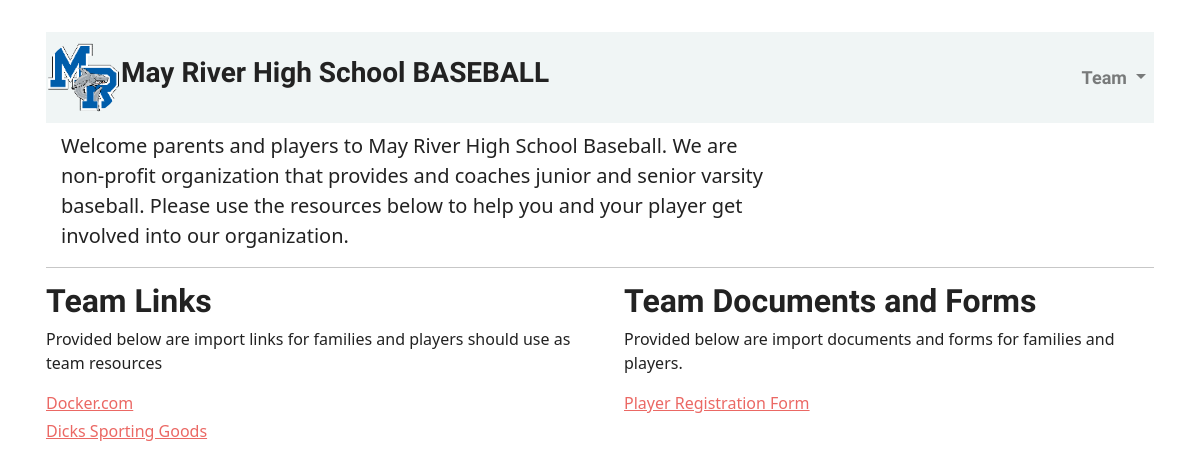
Screenshot of /team/sites/public/6/ with the database file from the repository.
### users/models.py (models this page shows, shortened)
class TeamWebsite(models.Model):
      class SiteStyleOptionList(models.TextChoices):
          Default='default'
          Cerulean='cerulean'
          Cosmo='cosmo'
          Cyborg='cyborg'
          Darkly='darkly'
          Flatly='flatly'
          Journal='journal'
          Litera='litera'
          Lumen='lumen'
          Lux='lux'
          Materia='materia'
          Minty='minty'
          Morph='morph'
          Pulse='pulse'
          Quartz='quartz'
          Sandstone='sandstone'
          Simplex='simplex'
          Sketchy='sketchy'
          Slate='slate'
          Solar='solar'
          Spacelab='spacelab'
          Superhero='superhero'
          United='united'
          Vapor='vapor'
          Yeti='yeti'
          Zephyr='zephyr'
      TeamWebsiteID = models.AutoField(primary_key=True)
      TeamName = models.ForeignKey(Team, on_delete=models.CASCADE)
      HeaderImage = models.ImageField(default='default.jpg', upload_to='teamsite_images')
      SiteTitle = models.CharField(max_length=100)
      MissionStatement = models.TextField()
      ShowRoster = models.BooleanField(default=False)
      ShowCoaches = models.BooleanField(default=False)
      ShowPlayerMedia = models.BooleanField(default=False)
      ShowGamesAndStats = models.BooleanField(default=False)
      IsPublicSite = models.BooleanField(default=False)
      SiteStyleOption = models.CharField(max_length=200, choices=SiteStyleOptionList.choices, default=SiteStyleOptionList.Default, null=True,)

class TeamWebsiteExternalLink(models.Model):
      LinkID = models.AutoField(primary_key=True)
      LinkName = models.CharField(null=True, max_length=1000)
      Url = models.CharField(null=True, max_length=1000)
      ShowOnPublicWebsite = models.BooleanField(default=False)
      ShowOnInternalWebsite = models.BooleanField(default=False)
      SiteID = models.ForeignKey(TeamWebsite, on_delete=models.CASCADE)

class TeamDocument(models.Model):
      TeamDocumentID = models.AutoField(primary_key=True)
      Document = models.FileField(default='default.jpg', upload_to='team_files')
      FileName = models.CharField(max_length=100, default="")
      ShowOnPublicWebsite = models.BooleanField(default=False)
      ShowOnInternalWebsite = models.BooleanField(default=False)
      SiteID = models.ForeignKey(TeamWebsite, on_delete=models.CASCADE)

### users/teamsite_views.py (the view)
# urls.py: path('team/sites/public/<int:id>/', PublicWebsiteView, name='publicteamsite'),
def PublicWebsiteView(request, id):
    publicWebsite = get_object_or_404(TeamWebsite, TeamWebsiteID=id)
    site_documents = TeamDocument.objects.filter(SiteID_id=id, ShowOnPublicWebsite=True).all()
    site_links = TeamWebsiteExternalLink.objects.filter(SiteID_id=id, ShowOnPublicWebsite=True).all()
    return render(request, 'teams/site/public/teamsite.html', {'website': publicWebsite, "documents": site_documents, 'links': site_links})

### users/templates/teams/site/public/teamsite.html (shortened to what this page needs)
<!doctype html>
<html lang="en">
<head>
    <link rel="stylesheet" href="https://maxcdn.bootstrapcdn.com/bootstrap/4.0.0/css/bootstrap.min.css">
  <link href="
https://cdn.jsdelivr.net/npm/bootswatch@5.2.3/dist/{{website.SiteStyleOption}}/bootstrap.min.css
" rel="stylesheet">
</head>
<body>
  <div class="container p-3 my-3">
    <div class="row">
      <div class="col-md-12">
        <nav class="navbar navbar-expand-md navbar-light " style="background-color: #f0f5f5">
          <img class="rounded-circle account-img" width=75 height=75 src="{{ website.HeaderImage.url }} " style="cursor: pointer;"/><h3>{{website.SiteTitle}}</h3>
            <div class="collapse navbar-collapse" id="navbarCollapse">
                <div class="navbar-nav ml-auto">
                    <ul class="nav ">
                      <li class="nav-item dropdown">
                        <a class="nav-link dropdown-toggle" href="#" id="navbarDropdown" role="button" data-toggle="dropdown" aria-haspopup="true" aria-expanded="false">
                          Team
                        </a>
                      </li>
                    </ul>
                </div>
            </div>
        </nav>
        <main>
          <p class="fs-5 col-md-8">{{website.MissionStatement}}</p>
          <hr style="width:100%">
          <div class="row g-5">
            <div class="col-md-6">
              <h2>Team Links</h2>
              <p>Provided below are import links for families and players should use as team resources</p>
              <ul class="icon-list ps-0">
                {% for link in links %}
                <li class="d-flex align-items-start mb-1"><a href="{{link.Url}}" rel="noopener" target="_blank">{{link.LinkName}}</a></li>
                {% endfor %}
              </ul>
            </div>
            <div class="col-md-6">
              <h2>Team Documents and Forms</h2>
              <p>Provided below are import documents and forms for families and players.</p>
              <ul class="icon-list ps-0">
                {% for document in documents %}
                <li class="d-flex align-items-start mb-1"><a href="{{team_document_form.Document.Url}}">{{document.FileName}}</a></li>
                {% endfor %}
              </ul>
            </div>
          </div>
        </main>
      </div>
    </div>
  </div>
</body>
</html>

### rows the page displays
TeamWebsite: HeaderImage (picture), SiteTitle "May River High School BASEBALL", MissionStatement "Welcome parents and players to May River High School Baseball. We are non-profit organization that provides and coaches junior and senior varsity baseball. Please use the resources below to help you and your player get involved into our organization."
TeamWebsiteExternalLink: LinkName "Docker.com"
TeamWebsiteExternalLink: LinkName "Dicks Sporting Goods"
TeamDocument: FileName "Player Registration Form"
